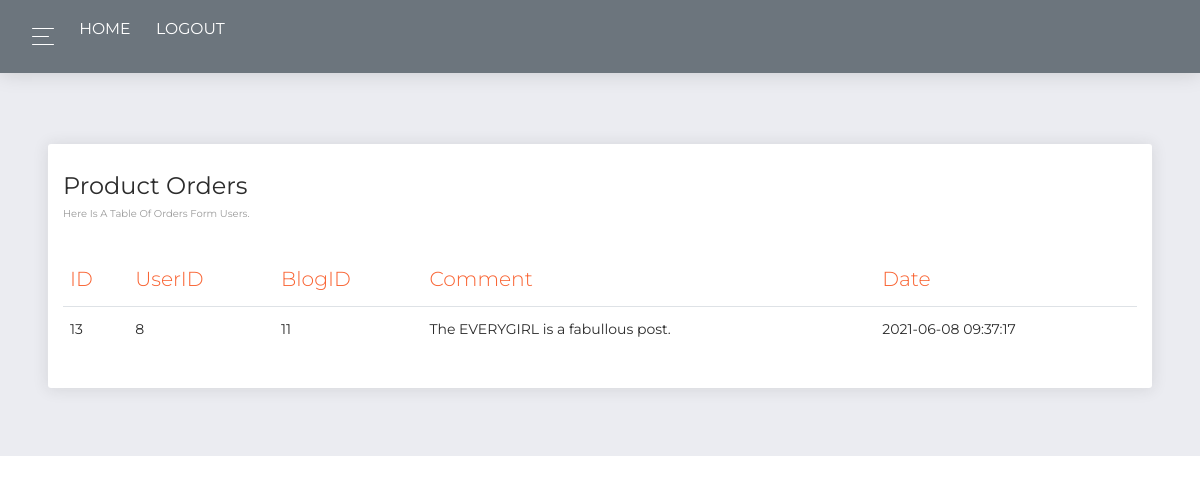
/admin-panel.php?page=comments&blogfcommid=11 (signed in), run on the app's committed database.
### tables this page shows
CREATE TABLE `comments` (
  `id` int(11) NOT NULL,
  `id_user` int(11) NOT NULL,
  `id_blogs` int(11) NOT NULL,
  `comment` varchar(255) NOT NULL,
  `date` timestamp NOT NULL DEFAULT CURRENT_TIMESTAMP ON UPDATE CURRENT_TIMESTAMP
);

### models/functions.php (called while the page is built, shortened)
<?php
function getcommentsbyID($ID){
    global $conn;
    $rez = $conn->prepare("SELECT * From comments where id_blogs = $ID");
    $rez->bindParam(":ID",$ID);
    $rez->execute();
    $r = $rez->fetchAll();
   return $r;
}

### views/admin-panel/pages/comments.php (the view)
<div class="content pt-5">
    <div class="row">
      <div class="col-md-12">
        <div class="card">
          <div class="card-header">
            <h4 class="card-title"> Product Orders</h4>
            <p class="category"> Here is a table of orders form users.</p>
          </div>
          <div class="card-body">
            <div class="table-responsive">
              <table class="table">
                <thead class=" text-primary">
                  <th>ID</th>
                  <th>UserID
                  </th>
                  <th>BlogID
                  </th>
                  <th>Comment
                  </th>
                  <th>Date
                </th>
                </thead>
                <tbody>
                    <?php
                    if (isset($_GET['blogfcommid'])):
                      $ID = $_GET['blogfcommid'];
                    $com = getcommentsbyID($ID);
                   foreach($com as $comments):
                    ?>
                    <tr>
                      <td><?=$comments->id?></td>
                      <td><?=$comments->id_user?></td>
                      <td><?=$comments->id_blogs?></td>
                      <td><?=$comments->comment?></td>
                      <td><?=$comments->date?></td>
                    </tr>
                   <?php
                   endforeach;
                   endif;
                   ?>
                </tbody>
              </table>
            </div>
          </div>
        </div>
      </div>
    </div>
  </div>

### data on the page
comments: id "13", id_user "8", id_blogs "11", comment "The EVERYGIRL is a fabullous post.", date "2021-06-08 09:37:17"
